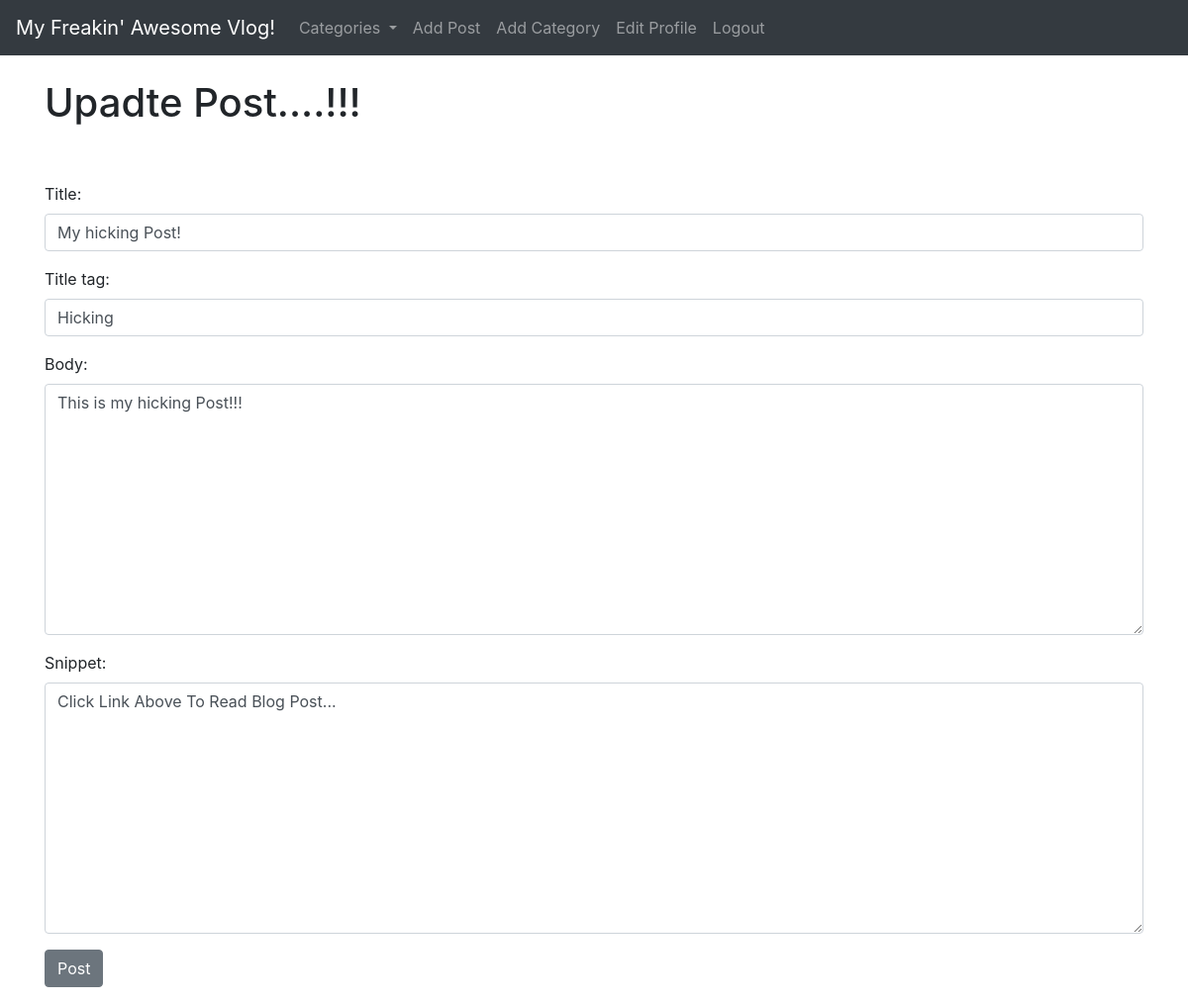
/article/edit/9 (signed in), run on the app's committed database.
### theblog/models.py (models this page shows, shortened)
class Post(models.Model):
	title = models.CharField(max_length=255)
	header_image = models.ImageField(null=True, blank=True, upload_to="images/")
	title_tag = models.CharField(max_length=255)
	author = models.ForeignKey(User, on_delete=models.CASCADE)
	body = RichTextField(blank=True, null=True)
	post_date = models.DateField(auto_now_add=True)
	category = models.CharField(max_length=255, default='coding')
	snippet = models.CharField(max_length=255)
	likes = models.ManyToManyField(User, related_name='blog_posts')

### theblog/views.py (the view)
# urls.py: path('article/edit/<int:pk>', UpdatePostView.as_view(), name='update_post'),
class UpdatePostView(UpdateView):
	model = Post
	form_class = EditForm
	template_name ='update_post.html'
	def get_context_data(self, *args, **kwargs):
		cat_menu = Category.objects.all()
		context = super(UpdatePostView, self).get_context_data(*args, **kwargs)
		context["cat_menu"] = cat_menu
		return context

### theblog/forms.py
class EditForm(forms.ModelForm):
	class Meta:
		model = Post
		fields = ('title', 'title_tag', 'body', 'snippet')
		widgets = {
			'title':forms.TextInput(attrs={'class': 'form-control',}),
			'title_tag':forms.TextInput(attrs={'class': 'form-control'}),
			'body':forms.Textarea(attrs={'class': 'form-control'}),
			'snippet':forms.Textarea(attrs={'class': 'form-control'}),
		}

### theblog/models.py (called while the page is built)
	def __str__(self):
		return self.name

### theblog/templates/update_post.html (shortened to what this page needs)
{% extends 'base.html' %}
{% block  content %}
{% if user.is_authenticated %}
	{% if user.id == post.author.id %}
		<h1>Upadte Post....!!!</h1>
		<div class="form-group">
			<form method="POST">
				{{ form.as_p }}
				<button class="btn btn-secondary">Post</button>
		</div>
	{% else %}
		You're Not allowed here! (and you know it...)
	{% endif %}
{% else %}
You're Not allowed here! (and you know it...)
{% endif %}
{% endblock %}

### data on the page
Post: title "My hicking Post!", title_tag "Hicking", body "This is my hicking Post!!!", snippet "Click Link Above To Read Blog Post..."
